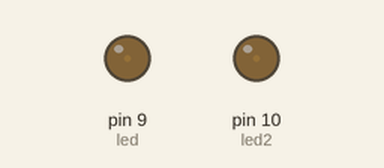
This sketch was run on a simulated Arduino Uno, built with avr-gcc and run on an emulated ATmega328P. Parts: output pins drawn as LEDs (lit = HIGH).

Above: at 0.15 s.
At 3.75 s:
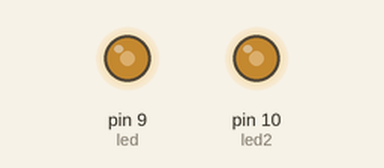
At 16.3 s:
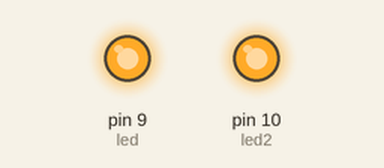
At 37.02 s:
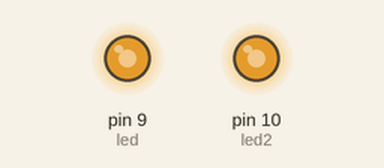
Timing chart, 0 to 40.0 s (numbered marks = the images above):
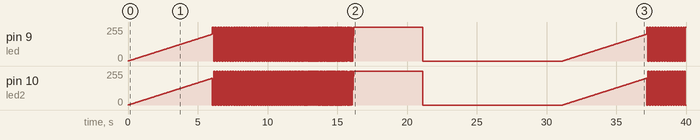

The sketch:

UVBlink.ino
```cpp
/*
Glow in the dark paint illuminator
*/

int led = 9;           // the PWM pin the LED is attached to
int led2 = 10;         // the PWM pin the LED is attached to

int brightness = 0; // for fade

int blinkWait; // for blink

// the setup routine runs once when you press reset:
void setup()
{
  // declare pin 9 to be an output:
  pinMode(led, OUTPUT);
  pinMode(led2, OUTPUT);
}

// the loop routine runs over and over again forever:
void loop()
{

  //FADE ON
  for(brightness = 0; brightness < 255; brightness++)
  {
    analogWrite(led, brightness);
    analogWrite(led2, brightness);

    delay(30);

    if (brightness >= 200)
    {
       break;
    }
  }

  //Strobe
  for (blinkWait = 100; blinkWait > 0; blinkWait--)
  {
    digitalWrite(led, HIGH);   // turn the LED on (HIGH is the voltage level)
    digitalWrite(led2, LOW);
    delay(blinkWait);              // wait for a second
    digitalWrite(led, LOW);    // turn the LED off by making the voltage LOW
    digitalWrite(led2, HIGH);
    delay(blinkWait);              // wait for a second

    if (blinkWait <= 0)
    {
       break;
    }
  }

  //ON FOR TIME
  digitalWrite(led, HIGH);
  digitalWrite(led2, HIGH);
  delay(5000);

  //OFF FOR TIME
  digitalWrite(led, LOW);
  digitalWrite(led2, LOW);
  delay(10000);
}
```
